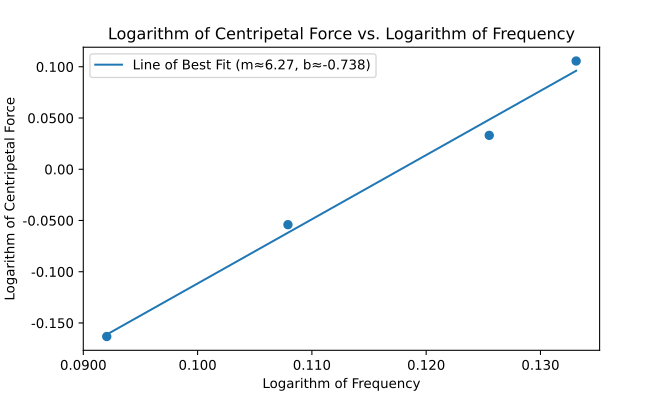

This chart was generated by the following Python code:
import matplotlib.pyplot as plt
from matplotlib.ticker import FuncFormatter
import numpy as np

def best_fit(x, y):
    xbar = sum(x)/len(x)
    ybar = sum(y)/len(y)
    n = len(x) # or len(Y)

    numer = sum([xi*yi for xi,yi in zip(x, y)]) - n * xbar * ybar
    denum = sum([xi**2 for xi in x]) - n * xbar**2

    m = numer / denum
    b = ybar - m * xbar

    rnumer = sum([(xi - xbar) * (yi - ybar) for xi,yi in zip(x, y)])
    rdenum = (sum([(xi - xbar)**2 for xi in x]) * sum([(yi - ybar)**2 for yi in y])) ** (1/2)

    r = rnumer / rdenum

    return m, b, r

f, ax = plt.subplots(1)

def sigs(value, tick_number=0):
    return f"{value:#.3g}"

x = np.array([1/0.736, 1/0.749, 1/0.780, 1/0.809])
y = np.array([1.2753, 1.0791, 0.8829, 0.6867])

x = [np.log10(_) for _ in x]
y = [np.log10(_) for _ in y]

ax.scatter(x, y)

m, b, r = best_fit(x, y)

yfit = [m * xi + b for xi in x]

ax.plot(x, yfit, label=f"Line of Best Fit (m≈{sigs(m)}, b≈{sigs(b)})")

plt.gca().xaxis.set_major_formatter(FuncFormatter(sigs))
plt.gca().yaxis.set_major_formatter(FuncFormatter(sigs))

ax.set_ylabel("Logarithm of Centripetal Force")
ax.set_xlabel("Logarithm of Frequency")

plt.title("Logarithm of Centripetal Force vs. Logarithm of Frequency")

plt.legend()

print(f"r: {r}")
print(f"m: {m}")
print(f"b: {b}")

plt.show()
